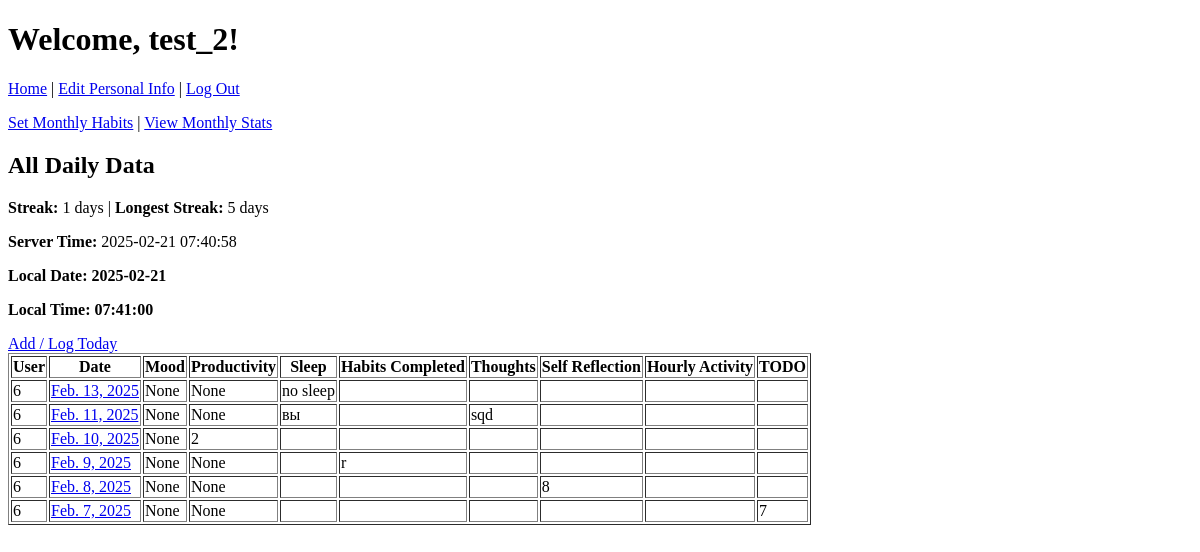
Before: / (signed in) with the older database file.
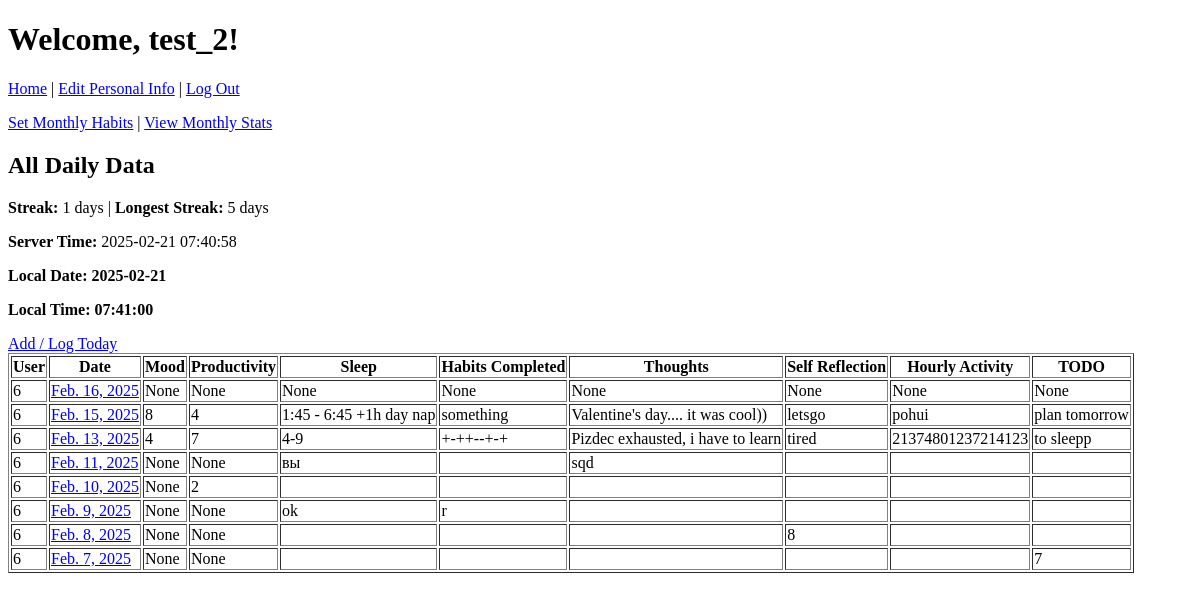
After: the same page with the newer database file.
### authapp/models.py (models this page shows)
class CustomUser(AbstractUser):
    first_name = None
    last_name = None
    groups = models.ManyToManyField(
        'auth.Group',
        related_name='custom_user_set',
        blank=True,
        help_text='The groups this user belongs to.'
    )
    user_permissions = models.ManyToManyField(
        'auth.Permission',
        related_name='custom_user_set',
        blank=True,
        help_text='Specific permissions for this user.'
    )

### mainpage/models.py (models this page shows, shortened)
class DailyData(models.Model):
    user_id = models.IntegerField()
    date = models.DateField()
    mood_rating = models.IntegerField(null=True, blank=True)
    productivity_score = models.IntegerField(null=True, blank=True)
    sleep = models.TextField(null=True, blank=True)
    habits_completed = models.TextField(null=True, blank=True)
    thoughts = models.TextField(null=True, blank=True)
    self_reflection = models.TextField(null=True, blank=True)
    hourly_activity_logging = models.TextField(null=True, blank=True)
    todo = models.TextField(null=True, blank=True)
    class Meta:
        unique_together = ("user_id", "date")

### mainpage/views.py (the view)
# urls.py: path('', main_page_view, name='main_page'),
@login_required
def main_page_view(request):
    all_data = DailyData.objects.filter(user_id=request.user.id).order_by('-date')
    streak_obj, _ = Streak.objects.get_or_create(user_id=request.user.id)
    streak_data = streak_obj.streak_data or {}
    server_time = now()
    context = {
        "all_data": all_data,
        "username": request.user.username,
        "current_streak": streak_data.get("current_streak", 0),
        "longest_streak": streak_data.get("longest_streak", 0),
        "server_time": server_time,
    }
    return render(request, 'mainpage/main.html', context)

### mainpage/templates/mainpage/main.html (shortened to what this page needs)
{% extends "authapp/mainpage.html" %}
{% load static %}
{% block content %}
<h2>All Daily Data</h2>
<p><strong>Streak:</strong> {{ current_streak }} days  |
   <strong>Longest Streak:</strong> {{ longest_streak }} days
</p>
<p><strong>Server Time:</strong> {{ server_time|date:"Y-m-d H:i:s" }}</p>
<p id="local-date" style="font-weight:bold;">Date: --</p>
<p id="local-time" style="font-weight:bold;">Time: --:--:--</p>
<a id="log-today-link" href="#">Add / Log Today</a>
<table border="1">
    <tr>
        <th>User</th>
        <th>Date</th>
        <th>Mood</th>
        <th>Productivity</th>
        <th>Sleep</th>
        <th>Habits Completed</th>
        <th>Thoughts</th>
        <th>Self Reflection</th>
        <th>Hourly Activity</th>
        <th>TODO</th>
    </tr>
    {% for row in all_data %}
    <tr>
        <td>{{ row.user_id }}</td>
        <td>
            <a href="{% url 'day_view' year=row.date.year month=row.date.month day=row.date.day %}">
                {{ row.date }}
            </a>
        </td>
        <td>{{ row.mood_rating }}</td>
        <td>{{ row.productivity_score }}</td>
        <td>{{ row.sleep }}</td>
        <td>{{ row.habits_completed }}</td>
        <td>{{ row.thoughts }}</td>
        <td>{{ row.self_reflection }}</td>
        <td>{{ row.hourly_activity_logging }}</td>
        <td>{{ row.todo }}</td>
    </tr>
    {% empty %}
    <tr>
      <td colspan="10">No records found.</td>
    </tr>
    {% endfor %}
</table>
{% endblock %}

### authapp/templates/authapp/mainpage.html (shortened to what this page needs)
<!DOCTYPE html>
<html lang="en">
<head>
</head>
<body>
    <h1>Welcome, {{ username }}!</h1>
    <nav>
        <p>
            <a href="{% url 'main_page' %}">Home</a> |
            <a href="{% url 'personal_data' %}">Edit Personal Info</a> |
            <a href="{% url 'logout' %}">Log Out</a>
        </p>
        <p>
            <a href="{% url 'set_habits' %}">Set Monthly Habits</a> |
            <a href="{% url 'monthly_stats_view' %}">View Monthly Stats</a>
        </p>
    </nav>
    <main>
        {% block content %}
        {% endblock %}
    </main>
</body>
</html>

Changed rows visible on the page:
added DailyData: user_id "6", date "Feb. 16, 2025", mood_rating "None", productivity_score "None", sleep "None", habits_completed "None", thoughts "None", self_reflection "None", hourly_activity_logging "None", todo "None"
added DailyData: user_id "6", date "Feb. 15, 2025", mood_rating "8", productivity_score "4", sleep "1:45 - 6:45 +1h day nap", habits_completed "something", thoughts "Valentine's day.... it was cool))", self_reflection "letsgo", hourly_activity_logging "pohui", todo "plan tomorrow"
changed DailyData: mood_rating "None" → "4"; productivity_score "None" → "7"; sleep "no sleep" → "4-9"; habits_completed (not shown) → "+-++--+-+"; thoughts (not shown) → "Pizdec exhausted, i have to learn"; self_reflection (not shown) → "tired"; hourly_activity_logging (not shown) → "21374801237214123"; todo (not shown) → "to sleepp"
changed DailyData "Feb. 9, 2025": sleep (not shown) → "ok"
